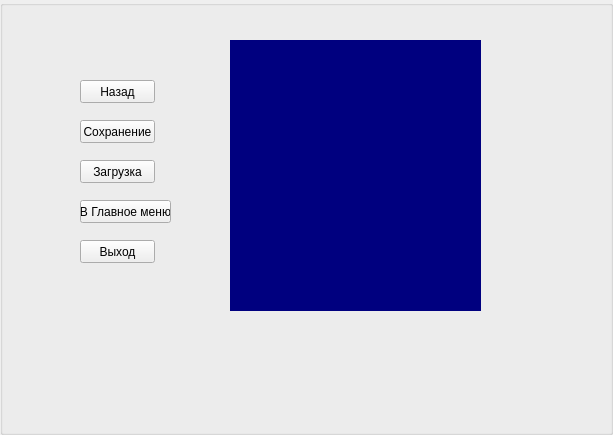
<?xml version="1.0" encoding="UTF-8"?>
<ui version="4.0">
 <class>MenuInGame</class>
 <widget class="QWidget" name="MenuInGame">
  <property name="geometry">
   <rect>
    <x>0</x>
    <y>0</y>
    <width>613</width>
    <height>435</height>
   </rect>
  </property>
  <property name="windowTitle">
   <string>Form</string>
  </property>
  <layout class="QHBoxLayout" name="horizontalLayout">
   <property name="leftMargin">
    <number>0</number>
   </property>
   <property name="topMargin">
    <number>0</number>
   </property>
   <property name="rightMargin">
    <number>0</number>
   </property>
   <property name="bottomMargin">
    <number>0</number>
   </property>
   <item>
    <widget class="QGroupBox" name="MainWindow">
     <property name="title">
      <string/>
     </property>
     <widget class="QPushButton" name="pushButton_Return">
      <property name="geometry">
       <rect>
        <x>80</x>
        <y>80</y>
        <width>75</width>
        <height>23</height>
       </rect>
      </property>
      <property name="text">
       <string>Назад</string>
      </property>
     </widget>
     <widget class="QPushButton" name="pushButton_2">
      <property name="geometry">
       <rect>
        <x>80</x>
        <y>120</y>
        <width>75</width>
        <height>23</height>
       </rect>
      </property>
      <property name="text">
       <string>Сохранение</string>
      </property>
     </widget>
     <widget class="QPushButton" name="pushButton_3">
      <property name="geometry">
       <rect>
        <x>80</x>
        <y>160</y>
        <width>75</width>
        <height>23</height>
       </rect>
      </property>
      <property name="text">
       <string>Загрузка</string>
      </property>
     </widget>
     <widget class="QPushButton" name="pushButton_4">
      <property name="geometry">
       <rect>
        <x>80</x>
        <y>200</y>
        <width>91</width>
        <height>23</height>
       </rect>
      </property>
      <property name="text">
       <string>В Главное меню</string>
      </property>
     </widget>
     <widget class="QPushButton" name="pushButton_Exit">
      <property name="geometry">
       <rect>
        <x>80</x>
        <y>240</y>
        <width>75</width>
        <height>23</height>
       </rect>
      </property>
      <property name="text">
       <string>Выход</string>
      </property>
     </widget>
     <widget class="QLabel" name="Background">
      <property name="geometry">
       <rect>
        <x>230</x>
        <y>40</y>
        <width>251</width>
        <height>271</height>
       </rect>
      </property>
      <property name="styleSheet">
       <string notr="true">background-color: rgb(0, 0, 127);</string>
      </property>
      <property name="text">
       <string/>
      </property>
     </widget>
     <zorder>Background</zorder>
     <zorder>pushButton_Return</zorder>
     <zorder>pushButton_2</zorder>
     <zorder>pushButton_3</zorder>
     <zorder>pushButton_4</zorder>
     <zorder>pushButton_Exit</zorder>
    </widget>
   </item>
  </layout>
 </widget>
 <resources/>
 <connections/>
</ui>
